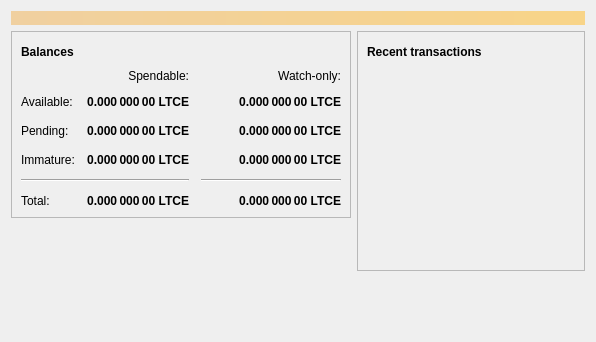
<?xml version="1.0" encoding="UTF-8"?>
<ui version="4.0">
 <class>OverviewPage</class>
 <widget class="QWidget" name="OverviewPage">
  <property name="geometry">
   <rect>
    <x>0</x>
    <y>0</y>
    <width>596</width>
    <height>342</height>
   </rect>
  </property>
  <property name="windowTitle">
   <string>Form</string>
  </property>
  <layout class="QVBoxLayout" name="topLayout">
   <item>
    <widget class="QLabel" name="labelAlerts">
     <property name="visible">
      <bool>false</bool>
     </property>
     <property name="styleSheet">
      <string notr="true">QLabel { background-color: qlineargradient(x1: 0, y1: 0, x2: 1, y2: 0, stop:0 #F0D0A0, stop:1 #F8D488); color:#000000; }</string>
     </property>
     <property name="wordWrap">
      <bool>true</bool>
     </property>
     <property name="margin">
      <number>3</number>
     </property>
     <property name="textInteractionFlags">
      <set>Qt::TextSelectableByMouse</set>
     </property>
    </widget>
   </item>
   <item>
    <layout class="QHBoxLayout" name="horizontalLayout" stretch="1,1">
     <item>
      <layout class="QVBoxLayout" name="verticalLayout_2">
       <item>
        <widget class="QFrame" name="frame">
         <property name="frameShape">
          <enum>QFrame::StyledPanel</enum>
         </property>
         <property name="frameShadow">
          <enum>QFrame::Raised</enum>
         </property>
         <layout class="QVBoxLayout" name="verticalLayout_4">
          <item>
           <layout class="QHBoxLayout" name="horizontalLayout_4">
            <item>
             <widget class="QLabel" name="label_5">
              <property name="font">
               <font>
                <weight>75</weight>
                <bold>true</bold>
               </font>
              </property>
              <property name="text">
               <string>Balances</string>
              </property>
             </widget>
            </item>
            <item>
             <widget class="QPushButton" name="labelWalletStatus">
              <property name="enabled">
               <bool>true</bool>
              </property>
              <property name="maximumSize">
               <size>
                <width>30</width>
                <height>16777215</height>
               </size>
              </property>
              <property name="toolTip">
               <string>The displayed information may be out of date. Your wallet automatically synchronizes with the LitecoinEco network after a connection is established, but this process has not completed yet.</string>
              </property>
              <property name="text">
               <string/>
              </property>
              <property name="icon">
               <iconset resource="../bitcoin.qrc">
                <normaloff>:/icons/warning</normaloff>
                <disabledoff>:/icons/warning</disabledoff>:/icons/warning</iconset>
              </property>
              <property name="iconSize">
               <size>
                <width>24</width>
                <height>24</height>
               </size>
              </property>
              <property name="flat">
               <bool>true</bool>
              </property>
             </widget>
            </item>
            <item>
             <spacer name="horizontalSpacer_3">
              <property name="orientation">
               <enum>Qt::Horizontal</enum>
              </property>
              <property name="sizeHint" stdset="0">
               <size>
                <width>40</width>
                <height>20</height>
               </size>
              </property>
             </spacer>
            </item>
           </layout>
          </item>
          <item>
           <layout class="QGridLayout" name="gridLayout">
            <property name="spacing">
             <number>12</number>
            </property>
            <item row="2" column="2">
             <widget class="QLabel" name="labelWatchPending">
              <property name="font">
               <font>
                <weight>75</weight>
                <bold>true</bold>
               </font>
              </property>
              <property name="cursor">
               <cursorShape>IBeamCursor</cursorShape>
              </property>
              <property name="toolTip">
               <string>Unconfirmed transactions to watch-only addresses</string>
              </property>
              <property name="text">
               <string notr="true">0.000 000 00 LTCE</string>
              </property>
              <property name="alignment">
               <set>Qt::AlignRight|Qt::AlignTrailing|Qt::AlignVCenter</set>
              </property>
              <property name="textInteractionFlags">
               <set>Qt::LinksAccessibleByMouse|Qt::TextSelectableByKeyboard|Qt::TextSelectableByMouse</set>
              </property>
             </widget>
            </item>
            <item row="2" column="1">
             <widget class="QLabel" name="labelUnconfirmed">
              <property name="font">
               <font>
                <weight>75</weight>
                <bold>true</bold>
               </font>
              </property>
              <property name="cursor">
               <cursorShape>IBeamCursor</cursorShape>
              </property>
              <property name="toolTip">
               <string>Total of transactions that have yet to be confirmed, and do not yet count toward the spendable balance</string>
              </property>
              <property name="text">
               <string notr="true">0.000 000 00 LTCE</string>
              </property>
              <property name="alignment">
               <set>Qt::AlignRight|Qt::AlignTrailing|Qt::AlignVCenter</set>
              </property>
              <property name="textInteractionFlags">
               <set>Qt::LinksAccessibleByMouse|Qt::TextSelectableByKeyboard|Qt::TextSelectableByMouse</set>
              </property>
             </widget>
            </item>
            <item row="3" column="2">
             <widget class="QLabel" name="labelWatchImmature">
              <property name="font">
               <font>
                <weight>75</weight>
                <bold>true</bold>
               </font>
              </property>
              <property name="cursor">
               <cursorShape>IBeamCursor</cursorShape>
              </property>
              <property name="toolTip">
               <string>Mined balance in watch-only addresses that has not yet matured</string>
              </property>
              <property name="text">
               <string notr="true">0.000 000 00 LTCE</string>
              </property>
              <property name="alignment">
               <set>Qt::AlignRight|Qt::AlignTrailing|Qt::AlignVCenter</set>
              </property>
              <property name="textInteractionFlags">
               <set>Qt::LinksAccessibleByMouse|Qt::TextSelectableByKeyboard|Qt::TextSelectableByMouse</set>
              </property>
             </widget>
            </item>
            <item row="4" column="0" colspan="2">
             <widget class="Line" name="line">
              <property name="orientation">
               <enum>Qt::Horizontal</enum>
              </property>
             </widget>
            </item>
            <item row="4" column="2">
             <widget class="Line" name="lineWatchBalance">
              <property name="sizePolicy">
               <sizepolicy hsizetype="Preferred" vsizetype="Fixed">
                <horstretch>0</horstretch>
                <verstretch>0</verstretch>
               </sizepolicy>
              </property>
              <property name="minimumSize">
               <size>
                <width>140</width>
                <height>0</height>
               </size>
              </property>
              <property name="orientation">
               <enum>Qt::Horizontal</enum>
              </property>
             </widget>
            </item>
            <item row="5" column="0">
             <widget class="QLabel" name="labelTotalText">
              <property name="text">
               <string>Total:</string>
              </property>
             </widget>
            </item>
            <item row="3" column="1">
             <widget class="QLabel" name="labelImmature">
              <property name="font">
               <font>
                <weight>75</weight>
                <bold>true</bold>
               </font>
              </property>
              <property name="cursor">
               <cursorShape>IBeamCursor</cursorShape>
              </property>
              <property name="toolTip">
               <string>Mined balance that has not yet matured</string>
              </property>
              <property name="text">
               <string notr="true">0.000 000 00 LTCE</string>
              </property>
              <property name="alignment">
               <set>Qt::AlignRight|Qt::AlignTrailing|Qt::AlignVCenter</set>
              </property>
              <property name="textInteractionFlags">
               <set>Qt::LinksAccessibleByMouse|Qt::TextSelectableByKeyboard|Qt::TextSelectableByMouse</set>
              </property>
             </widget>
            </item>
            <item row="2" column="3">
             <spacer name="horizontalSpacer_2">
              <property name="orientation">
               <enum>Qt::Horizontal</enum>
              </property>
              <property name="sizeHint" stdset="0">
               <size>
                <width>40</width>
                <height>20</height>
               </size>
              </property>
             </spacer>
            </item>
            <item row="3" column="0">
             <widget class="QLabel" name="labelImmatureText">
              <property name="text">
               <string>Immature:</string>
              </property>
             </widget>
            </item>
            <item row="5" column="1">
             <widget class="QLabel" name="labelTotal">
              <property name="font">
               <font>
                <weight>75</weight>
                <bold>true</bold>
               </font>
              </property>
              <property name="cursor">
               <cursorShape>IBeamCursor</cursorShape>
              </property>
              <property name="toolTip">
               <string>Your current total balance</string>
              </property>
              <property name="text">
               <string notr="true">0.000 000 00 LTCE</string>
              </property>
              <property name="alignment">
               <set>Qt::AlignRight|Qt::AlignTrailing|Qt::AlignVCenter</set>
              </property>
              <property name="textInteractionFlags">
               <set>Qt::LinksAccessibleByMouse|Qt::TextSelectableByKeyboard|Qt::TextSelectableByMouse</set>
              </property>
             </widget>
            </item>
            <item row="5" column="2">
             <widget class="QLabel" name="labelWatchTotal">
              <property name="font">
               <font>
                <weight>75</weight>
                <bold>true</bold>
               </font>
              </property>
              <property name="cursor">
               <cursorShape>IBeamCursor</cursorShape>
              </property>
              <property name="toolTip">
               <string>Current total balance in watch-only addresses</string>
              </property>
              <property name="text">
               <string notr="true">0.000 000 00 LTCE</string>
              </property>
              <property name="alignment">
               <set>Qt::AlignRight|Qt::AlignTrailing|Qt::AlignVCenter</set>
              </property>
              <property name="textInteractionFlags">
               <set>Qt::LinksAccessibleByMouse|Qt::TextSelectableByKeyboard|Qt::TextSelectableByMouse</set>
              </property>
             </widget>
            </item>
            <item row="0" column="2">
             <widget class="QLabel" name="labelWatchonly">
              <property name="text">
               <string>Watch-only:</string>
              </property>
              <property name="alignment">
               <set>Qt::AlignRight|Qt::AlignTrailing|Qt::AlignVCenter</set>
              </property>
             </widget>
            </item>
            <item row="1" column="0">
             <widget class="QLabel" name="labelBalanceText">
              <property name="text">
               <string>Available:</string>
              </property>
             </widget>
            </item>
            <item row="1" column="1">
             <widget class="QLabel" name="labelBalance">
              <property name="font">
               <font>
                <weight>75</weight>
                <bold>true</bold>
               </font>
              </property>
              <property name="cursor">
               <cursorShape>IBeamCursor</cursorShape>
              </property>
              <property name="toolTip">
               <string>Your current spendable balance</string>
              </property>
              <property name="text">
               <string notr="true">0.000 000 00 LTCE</string>
              </property>
              <property name="alignment">
               <set>Qt::AlignRight|Qt::AlignTrailing|Qt::AlignVCenter</set>
              </property>
              <property name="textInteractionFlags">
               <set>Qt::LinksAccessibleByMouse|Qt::TextSelectableByKeyboard|Qt::TextSelectableByMouse</set>
              </property>
             </widget>
            </item>
            <item row="1" column="2">
             <widget class="QLabel" name="labelWatchAvailable">
              <property name="font">
               <font>
                <weight>75</weight>
                <bold>true</bold>
               </font>
              </property>
              <property name="cursor">
               <cursorShape>IBeamCursor</cursorShape>
              </property>
              <property name="toolTip">
               <string>Your current balance in watch-only addresses</string>
              </property>
              <property name="text">
               <string notr="true">0.000 000 00 LTCE</string>
              </property>
              <property name="alignment">
               <set>Qt::AlignRight|Qt::AlignTrailing|Qt::AlignVCenter</set>
              </property>
              <property name="textInteractionFlags">
               <set>Qt::LinksAccessibleByMouse|Qt::TextSelectableByKeyboard|Qt::TextSelectableByMouse</set>
              </property>
             </widget>
            </item>
            <item row="2" column="0">
             <widget class="QLabel" name="labelPendingText">
              <property name="text">
               <string>Pending:</string>
              </property>
             </widget>
            </item>
            <item row="0" column="1">
             <widget class="QLabel" name="labelSpendable">
              <property name="text">
               <string>Spendable:</string>
              </property>
              <property name="alignment">
               <set>Qt::AlignRight|Qt::AlignTrailing|Qt::AlignVCenter</set>
              </property>
             </widget>
            </item>
           </layout>
          </item>
         </layout>
        </widget>
       </item>
       <item>
        <spacer name="verticalSpacer">
         <property name="orientation">
          <enum>Qt::Vertical</enum>
         </property>
         <property name="sizeHint" stdset="0">
          <size>
           <width>20</width>
           <height>40</height>
          </size>
         </property>
        </spacer>
       </item>
      </layout>
     </item>
     <item>
      <layout class="QVBoxLayout" name="verticalLayout_3">
       <item>
        <widget class="QFrame" name="frame_2">
         <property name="frameShape">
          <enum>QFrame::StyledPanel</enum>
         </property>
         <property name="frameShadow">
          <enum>QFrame::Raised</enum>
         </property>
         <layout class="QVBoxLayout" name="verticalLayout">
          <item>
           <layout class="QHBoxLayout" name="horizontalLayout_2">
            <item>
             <widget class="QLabel" name="label_4">
              <property name="font">
               <font>
                <weight>75</weight>
                <bold>true</bold>
               </font>
              </property>
              <property name="text">
               <string>Recent transactions</string>
              </property>
             </widget>
            </item>
            <item>
             <widget class="QPushButton" name="labelTransactionsStatus">
              <property name="enabled">
               <bool>true</bool>
              </property>
              <property name="maximumSize">
               <size>
                <width>30</width>
                <height>16777215</height>
               </size>
              </property>
              <property name="toolTip">
               <string>The displayed information may be out of date. Your wallet automatically synchronizes with the LitecoinEco network after a connection is established, but this process has not completed yet.</string>
              </property>
              <property name="text">
               <string/>
              </property>
              <property name="icon">
               <iconset resource="../bitcoin.qrc">
                <normaloff>:/icons/warning</normaloff>
                <disabledoff>:/icons/warning</disabledoff>:/icons/warning</iconset>
              </property>
              <property name="iconSize">
               <size>
                <width>24</width>
                <height>24</height>
               </size>
              </property>
              <property name="flat">
               <bool>true</bool>
              </property>
             </widget>
            </item>
            <item>
             <spacer name="horizontalSpacer">
              <property name="orientation">
               <enum>Qt::Horizontal</enum>
              </property>
              <property name="sizeHint" stdset="0">
               <size>
                <width>40</width>
                <height>20</height>
               </size>
              </property>
             </spacer>
            </item>
           </layout>
          </item>
          <item>
           <widget class="QListView" name="listTransactions">
            <property name="styleSheet">
             <string notr="true">QListView { background: transparent; }</string>
            </property>
            <property name="frameShape">
             <enum>QFrame::NoFrame</enum>
            </property>
            <property name="verticalScrollBarPolicy">
             <enum>Qt::ScrollBarAlwaysOff</enum>
            </property>
            <property name="horizontalScrollBarPolicy">
             <enum>Qt::ScrollBarAlwaysOff</enum>
            </property>
            <property name="selectionMode">
             <enum>QAbstractItemView::NoSelection</enum>
            </property>
           </widget>
          </item>
         </layout>
        </widget>
       </item>
       <item>
        <spacer name="verticalSpacer_2">
         <property name="orientation">
          <enum>Qt::Vertical</enum>
         </property>
         <property name="sizeHint" stdset="0">
          <size>
           <width>20</width>
           <height>40</height>
          </size>
         </property>
        </spacer>
       </item>
      </layout>
     </item>
    </layout>
   </item>
  </layout>
 </widget>
 <resources/>
 <connections/>
</ui>
